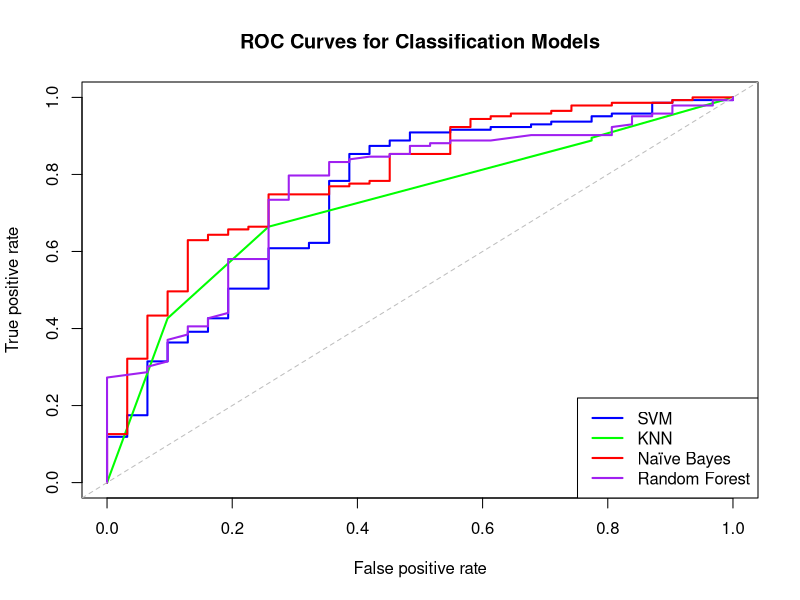

Source code (R):
setwd("F:\\Green University\\Personal\\MSc in RUET\\MSc Thesis\\Thesis Work\\Journal\\Validation")
dataset <- read.csv("Zscores_and_stages_of_influential_genes.csv")
dataset <- dataset[2:11]

library(caTools)
set.seed(123)
split <- sample.split(dataset$Stage, SplitRatio = 0.7)
training <- subset(dataset, split == TRUE)
testing <- subset(dataset, split == FALSE)

training[-1] <- scale(training[-1])
testing[-1] <- scale(testing[-1])

#---------------------------------------------------------
# Apply SVM Algorithm
#---------------------------------------------------------
library(e1071)  

classifier_svm <- svm(formula = factor(Stage) ~ .,
                      data = training,
                      scale = TRUE,
                      type = 'C-classification',
                      kernel = 'radial',
                      cost = 1,
                      gamma = 0.001,
                      probability = TRUE)  # Enable probability estimation

y_pred_svm <- predict(classifier_svm, newdata = testing[-1], probability = TRUE)
svm_prob <- attr(y_pred_svm, "probabilities")[,2]  # Extract probability for the positive class

#---------------------------------------------------------
# Apply KNN Algorithm
#---------------------------------------------------------
library(class)

classifier_knn <- knn(train = training[-1],
                      test = testing[-1],
                      cl = training$Stage,
                      k = 7,
                      prob = TRUE)  # Enable probability estimation

knn_prob <- attr(classifier_knn, "prob")  # Extract probability of the winning class
#knn_prob <- ifelse(classifier_knn == levels(testing$Stage)[1], 1 - knn_prob, knn_prob)  # Adjust probability based on class

#---------------------------------------------------------
# Apply Naïve Bayes Algorithm
#---------------------------------------------------------
library(caret)

classifier_nb <- naiveBayes(Stage ~ ., data = training)
nb_prob <- predict(classifier_nb, newdata = testing, type = "raw")[,2]  # Extract probability for positive class

#---------------------------------------------------------
# Apply Random Forest Algorithm
#---------------------------------------------------------
library(randomForest)

classifier_rf <- randomForest(formula = factor(Stage) ~ .,
                              data = training,
                              scale = TRUE,
                              type = 'C-classification')

rf_prob <- predict(classifier_rf, newdata = testing, type = "prob")[,2]  # Extract probability for positive class

#---------------------------------------------------------
# ROC Curve for All Models
#---------------------------------------------------------
library(ROCR)

actual <- as.numeric(as.factor(testing$Stage)) - 1  # Convert Stage to binary (0,1)

# SVM
pred_svm <- prediction(svm_prob, actual)
perf_svm <- performance(pred_svm, "tpr", "fpr")

# KNN
pred_knn <- prediction(knn_prob, actual)
perf_knn <- performance(pred_knn, "tpr", "fpr")

# Naïve Bayes
pred_nb <- prediction(nb_prob, actual)
perf_nb <- performance(pred_nb, "tpr", "fpr")

# Random Forest
pred_rf <- prediction(rf_prob, actual)
perf_rf <- performance(pred_rf, "tpr", "fpr")

# Plot all ROC curves
plot(perf_svm, col = "blue", lwd = 2, main = "ROC Curves for Classification Models")
plot(perf_knn, col = "green", lwd = 2, add = TRUE)
plot(perf_nb, col = "red", lwd = 2, add = TRUE)
plot(perf_rf, col = "purple", lwd = 2, add = TRUE)
abline(a = 0, b = 1, lty = 2, col = "gray")  # Diagonal line

legend("bottomright",
       legend = c("SVM", "KNN", "Naïve Bayes", "Random Forest"),
       col = c("blue", "green", "red", "purple"),
       lwd = 2)
